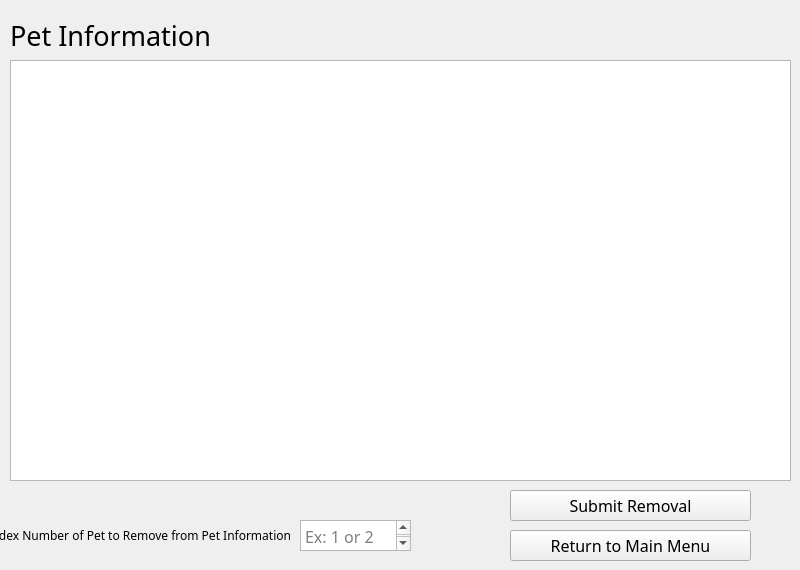
    <widget class="QWidget" name="removePetInfo">
     <widget class="QListWidget" name="petInfoList_2">
      <property name="geometry">
       <rect>
        <x>10</x>
        <y>60</y>
        <width>781</width>
        <height>421</height>
       </rect>
      </property>
      <property name="font">
       <font>
        <family>Modern No. 20</family>
        <pointsize>10</pointsize>
       </font>
      </property>
     </widget>
     <widget class="QPushButton" name="submitPiRemoveBtn">
      <property name="geometry">
       <rect>
        <x>510</x>
        <y>490</y>
        <width>241</width>
        <height>31</height>
       </rect>
      </property>
      <property name="font">
       <font>
        <family>Modern No. 20</family>
        <pointsize>12</pointsize>
       </font>
      </property>
      <property name="text">
       <string>Submit Removal</string>
      </property>
     </widget>
     <widget class="QPushButton" name="removePiReturnBtn">
      <property name="geometry">
       <rect>
        <x>510</x>
        <y>530</y>
        <width>241</width>
        <height>31</height>
       </rect>
      </property>
      <property name="font">
       <font>
        <family>Modern No. 20</family>
        <pointsize>12</pointsize>
       </font>
      </property>
      <property name="text">
       <string>Return to Main Menu</string>
      </property>
     </widget>
     <widget class="QTextEdit" name="removePiTextEdit">
      <property name="geometry">
       <rect>
        <x>300</x>
        <y>520</y>
        <width>111</width>
        <height>31</height>
       </rect>
      </property>
      <property name="font">
       <font>
        <family>Modern No. 20</family>
        <pointsize>12</pointsize>
       </font>
      </property>
      <property name="placeholderText">
       <string>Ex: 1 or 2</string>
      </property>
     </widget>
     <widget class="QLabel" name="removePiLabel">
      <property name="geometry">
       <rect>
        <x>0</x>
        <y>520</y>
        <width>291</width>
        <height>31</height>
       </rect>
      </property>
      <property name="font">
       <font>
        <family>Modern No. 20</family>
        <pointsize>9</pointsize>
       </font>
      </property>
      <property name="text">
       <string>Index Number of Pet to Remove from Pet Information</string>
      </property>
      <property name="alignment">
       <set>Qt::AlignRight|Qt::AlignTrailing|Qt::AlignVCenter</set>
      </property>
     </widget>
     <widget class="QLabel" name="label_7">
      <property name="geometry">
       <rect>
        <x>10</x>
        <y>20</y>
        <width>401</width>
        <height>31</height>
       </rect>
      </property>
      <property name="font">
       <font>
        <family>Modern No. 20</family>
        <pointsize>20</pointsize>
       </font>
      </property>
      <property name="text">
       <string>Pet Information</string>
      </property>
     </widget>
    </widget>
